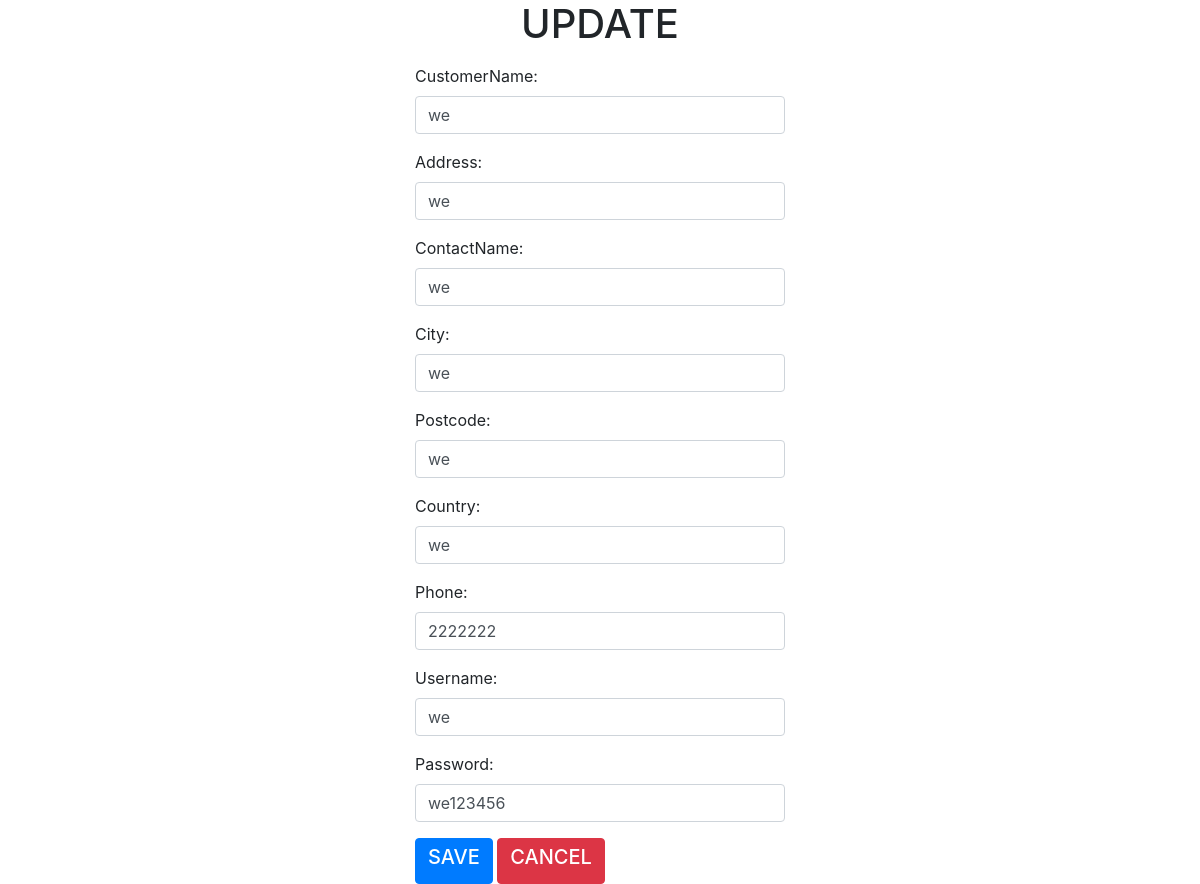
Screenshot of /View/user/update.php?id=69 with the database file from the repository.
### tables this page shows
CREATE TABLE `customers` (
  `CustomerID` int(11) NOT NULL,
  `CustomerName` text NOT NULL,
  `ContactName` text NOT NULL,
  `Address` text NOT NULL,
  `Addresses` text NOT NULL,
  `City` text NOT NULL,
  `PostalCode` text NOT NULL,
  `Country` text NOT NULL,
  `Phone` int(12) NOT NULL,
  `Username` text NOT NULL,
  `Password` varchar(15) NOT NULL,
  `Email` varchar(20) NOT NULL,
  `Status` int(11) NOT NULL
);

### Model/userModel.php (called while the page is built, shortened)
<?php
	function getUserInfoModel($customerID){
		$hostname='localhost';
		$username='root';
		$password='';
		$dbname='myonlineshop';
		$conn=mysqli_connect($hostname, $username, $password, $dbname);
		$sql='SELECT * FROM customers WHERE CustomerID = '.$customerID.'';
		$result = mysqli_query($conn, $sql);
		$userArray = array();
		if (mysqli_num_rows($result)>0) {
			while ($row=mysqli_fetch_assoc($result)) {
				array_push($userArray, $row);
			}
		}
		return $userArray;
	}
?>

### Controller/userController.php (called while the page is built, shortened)
<?php
	function getUserInfo($customerID){
		include '../../Model/userModel.php';
		$userArray = getUserInfoModel($customerID);
		return $userArray;
	}
?>

### View/user/update.php (the view, shortened to what this page needs)
<!DOCTYPE html>
<html>
<head>
	  <link rel="stylesheet" href="https://maxcdn.bootstrapcdn.com/bootstrap/4.4.1/css/bootstrap.min.css">
</head>
<body>
	<?php
        include '../../Controller/userController.php';
        if(isset($_GET["id"])){
			$CustomerID=$_GET["id"];
		}
        $userArray = getUserInfo($CustomerID);
     ?>
	<h1 style="text-align: center">UPDATE</h1>
	<div class="container">
		<form id="formLogin" action="../../Controller/userController.php?action=update" method="POST">
			<div class="form-group">
				<label for="textbox" style="text-align: left;">CustomerName: </label>
				<input type="text" name="CustomerName" class="form-control" id="CustomerName" value="<?php echo $userArray[0]['CustomerName'] ?>">
			</div>
			<div class="form-group">
				<label for="textbox" style="text-align: left;">Address: </label>
				<input type="text" name="Address" class="form-control" id="Address" value="<?php echo $userArray[0]['Address'] ?>">
			</div>
			<div class="form-group">
				<label for="textbox" style="text-align: left;">ContactName: </label>
				<input type="text" name="ContactName" class="form-control" id="ContactName" value="<?php echo $userArray[0]['ContactName'] ?>">
			</div>
			<div class="form-group">
				<label for="textbox" style="text-align: left;">City: </label>
				<input type="text" name="City" class="form-control" id="City" value="<?php echo $userArray[0]['City'] ?>">
			</div>
			<div class="form-group">
				<label for="textbox" style="text-align: left;">Postcode: </label>
				<input type="text" name="PostalCode" class="form-control" id="Postalcode" value="<?php echo $userArray[0]['PostalCode'] ?>">
			</div>
			<div class="form-group">
				<label for="textbox" style="text-align: left;">Country: </label>
				<input type="text" name="Country" class="form-control" id="Country" value="<?php echo $userArray[0]['Country'] ?>">
			</div>
			<div class="form-group">
				<label for="textbox" style="text-align: left;">Phone: </label>
				<input type="text" name="Phone" class="form-control" id="Phone" value="<?php echo $userArray[0]['Phone'] ?>">
			</div>
			<div class="form-group">
				<label for="textbox" style="text-align: left;">Username: </label>
				<input type="text" name="Username" class="form-control" id="Username" value="<?php echo $userArray[0]['Username'] ?>">
			</div>
			<div class="form-group">
				<label for="pwd" style="text-align: left;">Password: </label>
				<input type="textbox" name="Password" class="form-control" id="pwd" value="<?php echo $userArray[0]['Password'] ?>">
			</div>
			<button type="submit" class="btn btn-primary btn-save">
				<h5>
					SAVE
				</h5>
			</button>
			<a href="http://localhost/onlineShop/onlineShop/View/user/"><button type="button" class="btn btn-danger">
				<h5>
					CANCEL
				</h5>
			</button></a>
		</form>
	</div>
</body>
</html>

### View/user/update.php (style rules this page uses)
.container { width: 400px; }

### rows the page displays
customers: CustomerName "we", Address "we", ContactName "we", City "we", PostalCode "we", Country "we", Phone "2222222", Username "we", Password "we123456"
